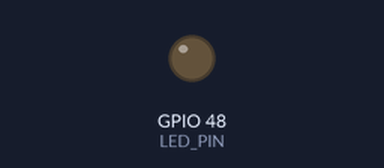
Bench run of a sketch on a simulated ESP32-S3. Shown: output pins drawn as LEDs (lit = HIGH). WiFi joins after 1.5 s; servers stay silent unless stated; what the sketch prints to the serial monitor is not drawn.

Above: at 0.0 s.
At 2.8 s:
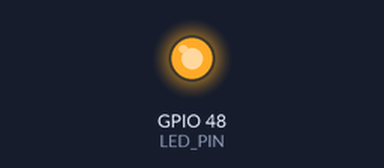
Timing chart, 0 to 4.3 s (numbered marks = the images above):
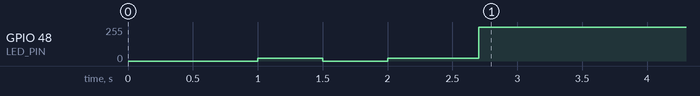

The sketch:

Devon.ino
```cpp
#include <WiFi.h>
#include <HTTPClient.h>
#include <HTTPUpdate.h>

/* ========== WiFi 配置 ========== */
const char* ssid     = "iQOOZ9Turbo+";
const char* password = "http://huidev.cn";

/* ========== OTA 固件地址 ========== */
const char* firmware_url = "http://huidev.cn/hota.bin";

/* ========== 状态 LED ========== */
#define LED_PIN 48
#define LED_BRIGHT 20

void ledOn(uint8_t v) {
  ledcWrite(0, v);
}

void ledOff() {
  ledcWrite(0, 0);
}

void setup() {
  Serial.begin(115200);
  delay(1000);
  Serial.println("\n[ESP32-S3 OTA Boot]");

  ledcSetup(0, 5000, 8);
  ledcAttachPin(LED_PIN, 0);
  ledOn(LED_BRIGHT);

  WiFi.begin(ssid, password);
  Serial.print("Connecting WiFi");

  uint8_t retry = 0;
  while (WiFi.status() != WL_CONNECTED) {
    delay(500);
    Serial.print(".");
    ledOn((retry++ % 2) ? LED_BRIGHT : 0);

    if (retry > 30) {
      Serial.println("\nWiFi Failed");
      ledOn(255);
      return;
    }
  }

  Serial.println("\nWiFi OK");
  ledOn(LED_BRIGHT);

  Serial.println("Start OTA...");
  WiFiClient client;
  httpUpdate.setFollowRedirects(HTTPC_STRICT_FOLLOW_REDIRECTS);

  t_httpUpdate_return ret =
    httpUpdate.update(client, firmware_url);

  if (ret == HTTP_UPDATE_OK) {
    Serial.println("OTA Success");
    delay(1000);
    ESP.restart();
  } else {
    Serial.printf("OTA Failed (%d): %s\n",
      httpUpdate.getLastError(),
      httpUpdate.getLastErrorString().c_str()
    );
    ledOn(255);
  }
}

void loop() {
  delay(10000);
}
```
